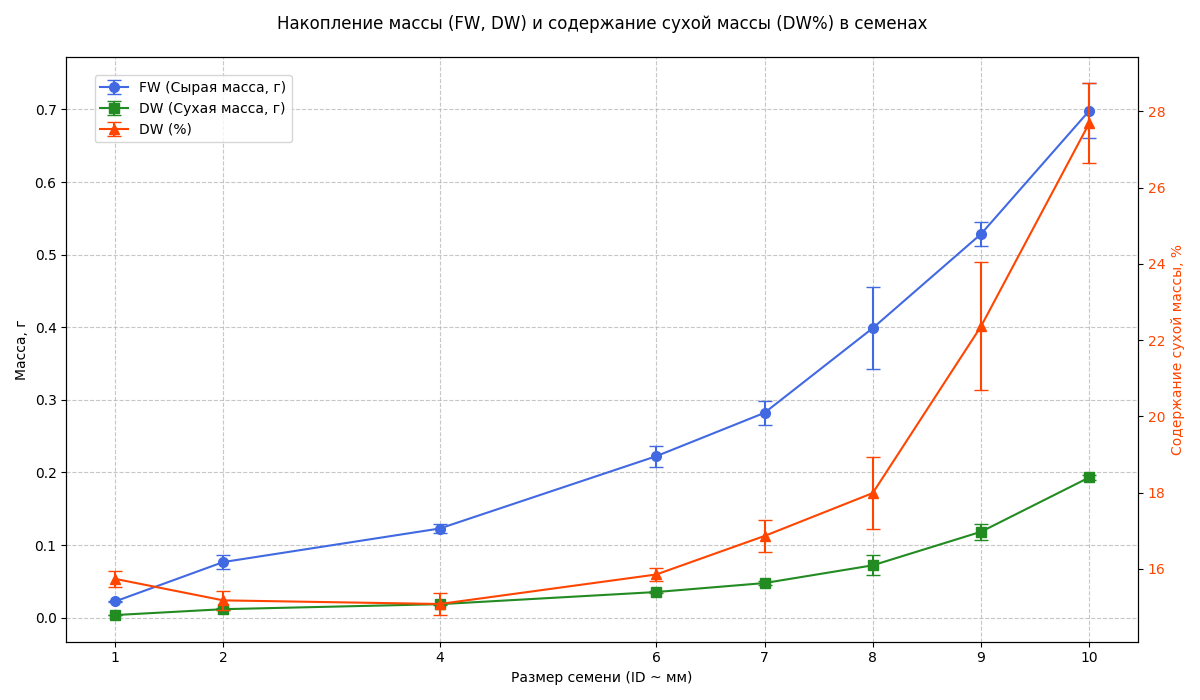

Generate this figure with Python:
import matplotlib.pyplot as plt
import numpy as np

# Данные из таблицы
seed_ids_str = ["С_1", "С_2", "С_4", "С_6", "С_7", "С_8", "С_9", "С_10"]
# Извлекаем числовые значения из ID для оси X
seed_sizes_mm = np.array([int(s.split('_')[1]) for s in seed_ids_str])

# Данные FW (Fresh Weight)
fw_means = np.array([0.02223, 0.07650, 0.12273, 0.22233, 0.28207, 0.39877, 0.52833, 0.69820])
fw_errors = np.array([0.00035, 0.00928, 0.00553, 0.01470, 0.01633, 0.05700, 0.01683, 0.03769])

# Данные DW (Dry Weight)
dw_means = np.array([0.00350, 0.01160, 0.01850, 0.03523, 0.04757, 0.07203, 0.11823, 0.19310])
dw_errors = np.array([0.00010, 0.00127, 0.00060, 0.00197, 0.00294, 0.01400, 0.01104, 0.00390])

# Данные DW% (Dry Weight Percentage)
dw_percent_means = np.array([15.74003, 15.17524, 15.08010, 15.85418, 16.86488, 17.99062, 22.36316, 27.69359])
dw_percent_errors = np.array([0.20396, 0.24999, 0.29219, 0.18309, 0.42385, 0.94367, 1.67997, 1.04439])

# Создание фигуры и первой оси (для FW и DW)
fig, ax1 = plt.subplots(figsize=(12, 7)) # Увеличим размер для лучшей читаемости

# График FW на первой оси
color_fw = 'royalblue'
line1 = ax1.errorbar(seed_sizes_mm, fw_means, yerr=fw_errors, fmt='-o', capsize=5, label='FW (Сырая масса, г)', color=color_fw, markersize=7)
ax1.set_xlabel("Размер семени (ID ~ мм)")
ax1.set_ylabel("Масса, г", color='black') # Общая подпись для левой оси Y
ax1.tick_params(axis='y', labelcolor='black')
ax1.set_xticks(seed_sizes_mm) # Устанавливаем метки на оси X согласно нашим данным

# График DW на первой оси
color_dw = 'forestgreen'
line2 = ax1.errorbar(seed_sizes_mm, dw_means, yerr=dw_errors, fmt='-s', capsize=5, label='DW (Сухая масса, г)', color=color_dw, markersize=7)

# Создание второй оси Y, разделяющей ту же ось X (для DW%)
ax2 = ax1.twinx()
color_dw_percent = 'orangered'
line3 = ax2.errorbar(seed_sizes_mm, dw_percent_means, yerr=dw_percent_errors, fmt='-^', capsize=5, label='DW (%)', color=color_dw_percent, markersize=7)
ax2.set_ylabel("Содержание сухой массы, %", color=color_dw_percent)
ax2.tick_params(axis='y', labelcolor=color_dw_percent)

# Добавление общего заголовка
plt.title("Накопление массы (FW, DW) и содержание сухой массы (DW%) в семенах", pad=20)

# Объединение легенд с обеих осей
lines = [line1, line2, line3]
labels = [l.get_label() for l in lines]
# Расположим легенду так, чтобы она не перекрывала важные части графика
# Можно попробовать 'upper left', 'upper right', 'lower left', 'lower right'
# или более точное позиционирование с bbox_to_anchor
ax1.legend(lines, labels, loc='upper left', bbox_to_anchor=(0.02, 0.98))


# Включение сетки (относится к ax1, но видна на всем графике)
ax1.grid(True, linestyle='--', alpha=0.7)

# Автоматическая коррекция полей для лучшего отображения
fig.tight_layout()

# Показать график
plt.show()
